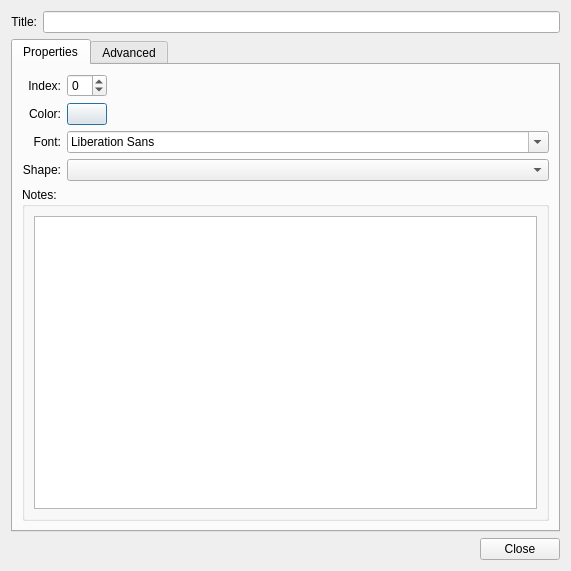
<?xml version="1.0" encoding="UTF-8"?>
<ui version="4.0">
 <class>ContentsWidget</class>
 <widget class="QDialog" name="ContentsWidget">
  <property name="geometry">
   <rect>
    <x>0</x>
    <y>0</y>
    <width>571</width>
    <height>571</height>
   </rect>
  </property>
  <property name="windowTitle">
   <string>Form</string>
  </property>
  <layout class="QVBoxLayout">
   <item>
    <layout class="QVBoxLayout">
     <item>
      <layout class="QHBoxLayout">
       <item>
        <widget class="QLabel" name="label_10">
         <property name="text">
          <string>Title:</string>
         </property>
         <property name="alignment">
          <set>Qt::AlignRight|Qt::AlignTrailing|Qt::AlignVCenter</set>
         </property>
        </widget>
       </item>
       <item>
        <widget class="QLineEdit" name="objectTitle">
         <property name="minimumSize">
          <size>
           <width>300</width>
           <height>0</height>
          </size>
         </property>
        </widget>
       </item>
      </layout>
     </item>
    </layout>
   </item>
   <item>
    <widget class="QTabWidget" name="tabWidget">
     <property name="currentIndex">
      <number>0</number>
     </property>
     <widget class="QWidget" name="tab">
      <attribute name="title">
       <string>Properties</string>
      </attribute>
      <layout class="QGridLayout">
       <item row="0" column="0">
        <widget class="QLabel" name="label_11">
         <property name="text">
          <string>Index:</string>
         </property>
         <property name="alignment">
          <set>Qt::AlignRight|Qt::AlignTrailing|Qt::AlignVCenter</set>
         </property>
        </widget>
       </item>
       <item row="0" column="1">
        <widget class="QSpinBox" name="objectOrder">
         <property name="wrapping">
          <bool>true</bool>
         </property>
         <property name="maximum">
          <number>1</number>
         </property>
        </widget>
       </item>
       <item row="0" column="2">
        <spacer>
         <property name="orientation">
          <enum>Qt::Horizontal</enum>
         </property>
         <property name="sizeHint" stdset="0">
          <size>
           <width>40</width>
           <height>20</height>
          </size>
         </property>
        </spacer>
       </item>
       <item row="1" column="0">
        <widget class="QLabel" name="label">
         <property name="text">
          <string>Color:</string>
         </property>
         <property name="alignment">
          <set>Qt::AlignRight|Qt::AlignTrailing|Qt::AlignVCenter</set>
         </property>
        </widget>
       </item>
       <item row="1" column="1">
        <widget class="ColorButton" name="objectColor"/>
       </item>
       <item row="1" column="2">
        <spacer>
         <property name="orientation">
          <enum>Qt::Horizontal</enum>
         </property>
         <property name="sizeHint" stdset="0">
          <size>
           <width>40</width>
           <height>20</height>
          </size>
         </property>
        </spacer>
       </item>
       <item row="2" column="0">
        <widget class="QLabel" name="label_2">
         <property name="text">
          <string>Font:</string>
         </property>
         <property name="alignment">
          <set>Qt::AlignRight|Qt::AlignTrailing|Qt::AlignVCenter</set>
         </property>
        </widget>
       </item>
       <item row="2" column="1" colspan="2">
        <widget class="QFontComboBox" name="objectFont"/>
       </item>
       <item row="3" column="0">
        <widget class="QLabel" name="label_4">
         <property name="text">
          <string>Shape:</string>
         </property>
         <property name="alignment">
          <set>Qt::AlignRight|Qt::AlignTrailing|Qt::AlignVCenter</set>
         </property>
        </widget>
       </item>
       <item row="3" column="1" colspan="2">
        <widget class="QComboBox" name="shapeSelection"/>
       </item>
       <item row="4" column="0" colspan="3">
        <widget class="QGroupBox" name="notes">
         <property name="title">
          <string>Notes:</string>
         </property>
         <layout class="QVBoxLayout">
          <item>
           <widget class="PlainTextEdit" name="objectText">
            <property name="html">
             <string>&lt;!DOCTYPE HTML PUBLIC &quot;-//W3C//DTD HTML 4.0//EN&quot; &quot;http://www.w3.org/TR/REC-html40/strict.dtd&quot;&gt;
&lt;html&gt;&lt;head&gt;&lt;meta name=&quot;qrichtext&quot; content=&quot;1&quot; /&gt;&lt;style type=&quot;text/css&quot;&gt;
p, li { white-space: pre-wrap; }
&lt;/style&gt;&lt;/head&gt;&lt;body style=&quot; font-family:'Ubuntu'; font-size:11pt; font-weight:400; font-style:normal;&quot;&gt;
&lt;p style=&quot;-qt-paragraph-type:empty; margin-top:0px; margin-bottom:0px; margin-left:0px; margin-right:0px; -qt-block-indent:0; text-indent:0px; font-family:'Sans Serif'; font-size:9pt;&quot;&gt;&lt;/p&gt;&lt;/body&gt;&lt;/html&gt;</string>
            </property>
            <property name="acceptRichText">
             <bool>false</bool>
            </property>
           </widget>
          </item>
         </layout>
        </widget>
       </item>
      </layout>
     </widget>
     <widget class="QWidget" name="tab_2">
      <attribute name="title">
       <string>Advanced</string>
      </attribute>
      <layout class="QVBoxLayout">
       <item>
        <widget class="QTableView" name="propertyEditor"/>
       </item>
      </layout>
     </widget>
    </widget>
   </item>
   <item>
    <widget class="QDialogButtonBox" name="buttonBox">
     <property name="standardButtons">
      <set>QDialogButtonBox::Close</set>
     </property>
    </widget>
   </item>
  </layout>
 </widget>
 <customwidgets>
  <customwidget>
   <class>PlainTextEdit</class>
   <extends>QTextEdit</extends>
   <header>plaintextedit.h</header>
  </customwidget>
  <customwidget>
   <class>ColorButton</class>
   <extends>QPushButton</extends>
   <header>colorbutton.h</header>
  </customwidget>
 </customwidgets>
 <tabstops>
  <tabstop>objectTitle</tabstop>
  <tabstop>objectOrder</tabstop>
  <tabstop>objectText</tabstop>
 </tabstops>
 <resources/>
 <connections>
  <connection>
   <sender>buttonBox</sender>
   <signal>accepted()</signal>
   <receiver>ContentsWidget</receiver>
   <slot>accept()</slot>
   <hints>
    <hint type="sourcelabel">
     <x>344</x>
     <y>561</y>
    </hint>
    <hint type="destinationlabel">
     <x>363</x>
     <y>275</y>
    </hint>
   </hints>
  </connection>
  <connection>
   <sender>buttonBox</sender>
   <signal>rejected()</signal>
   <receiver>ContentsWidget</receiver>
   <slot>reject()</slot>
   <hints>
    <hint type="sourcelabel">
     <x>526</x>
     <y>530</y>
    </hint>
    <hint type="destinationlabel">
     <x>568</x>
     <y>464</y>
    </hint>
   </hints>
  </connection>
 </connections>
</ui>
